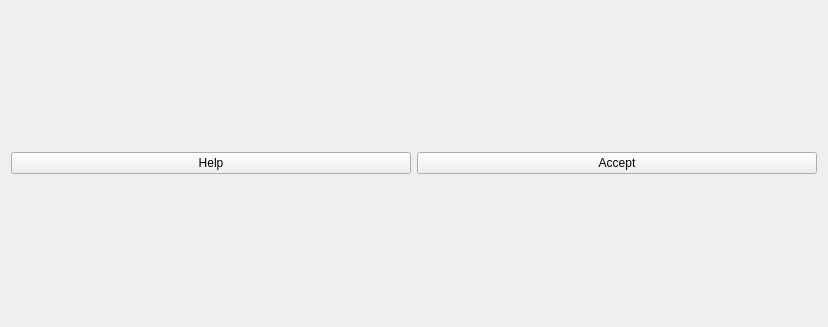
<?xml version="1.0" encoding="UTF-8"?>
<ui version="4.0">
 <class>wgUtil</class>
 <widget class="QWidget" name="wgUtil">
  <property name="geometry">
   <rect>
    <x>0</x>
    <y>0</y>
    <width>828</width>
    <height>327</height>
   </rect>
  </property>
  <property name="windowTitle">
   <string>Form</string>
  </property>
  <layout class="QVBoxLayout" name="verticalLayout">
   <item>
    <layout class="QHBoxLayout" name="horizontalLayout_4">
     <item>
      <widget class="QPushButton" name="btnHelp">
       <property name="text">
        <string>Help</string>
       </property>
      </widget>
     </item>
     <item>
      <widget class="QPushButton" name="btnAccept">
       <property name="text">
        <string>Accept</string>
       </property>
      </widget>
     </item>
    </layout>
   </item>
  </layout>
 </widget>
 <resources/>
 <connections/>
</ui>
